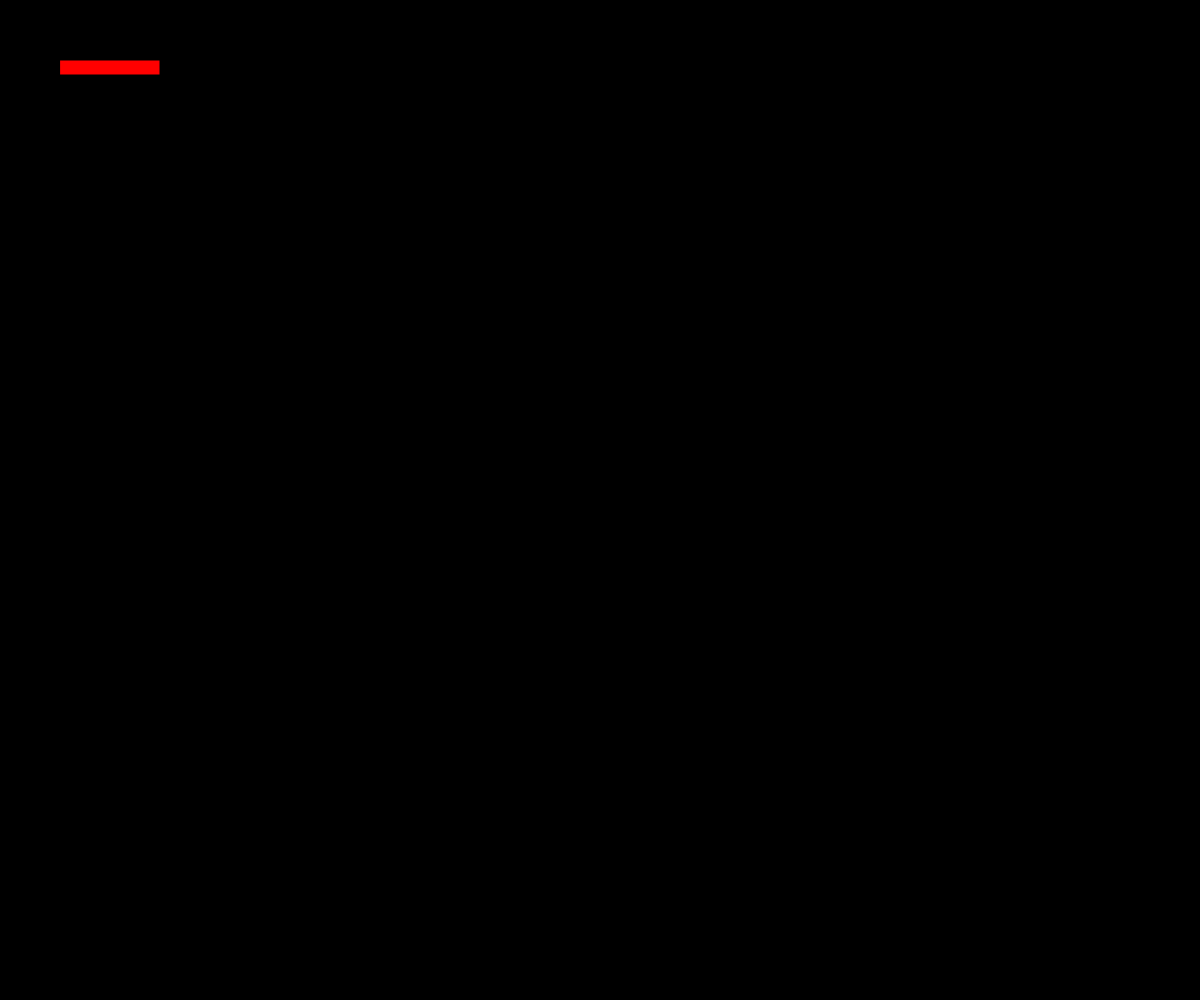
Frame 1 (no input)
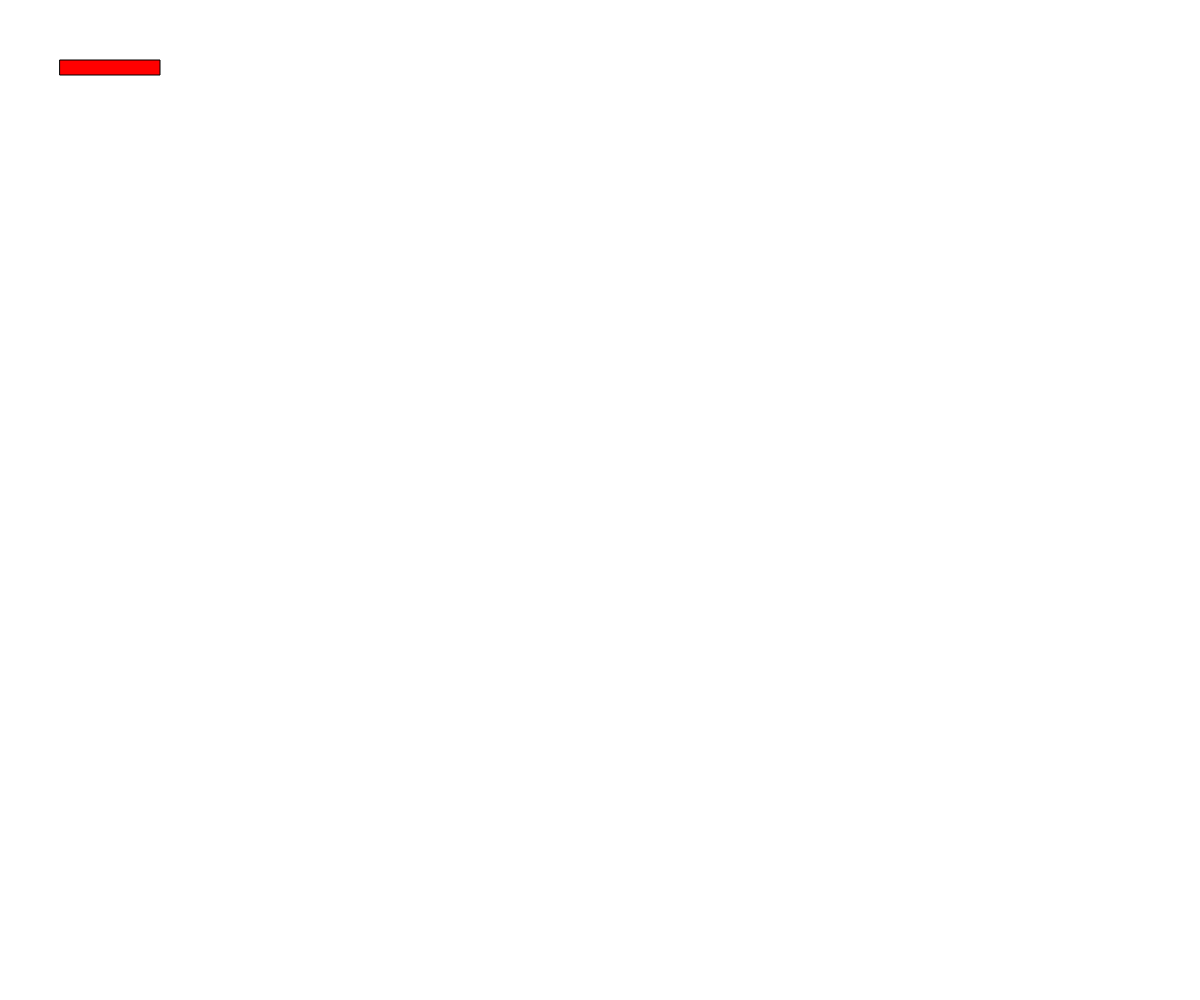
Frame 60 (no input)
Frame 120 (the mouse pressed at the canvas centre since frame 60): identical to frame 60, image omitted

The p5.js sketch that drew these frames (run headless with seeded random() and noise() and a simulated clock; from frame 60 on, the mouse is pressed at the canvas centre):

// p5.js sketch
// ── sketch.js
var points;
var c;

function setup(){
	createCanvas(windowWidth, windowHeight);
    background(0);
    c = 0;
    
    //an array of points in the box to judge dist from
    points = [65, 75, 85, 95, 105, 115, 125, 135, 145, 155];
}

function draw(){
	background(c);
	fill(255, 0, 0);
    rect(60, 60, 100, 15);
    for(i = 0; i < points.length; i++){
        if(dist(points[i], 65, mouseX, mouseY)> 45)
            {
                c = 255;
            }
        else{
            c = 0;
            return;
        }
    }
    // currently this turns the background white if its too far outside of the square but in the final it will pause the track and buzz
    
}

function mouseClicked(){
	console.log(vol);
}
